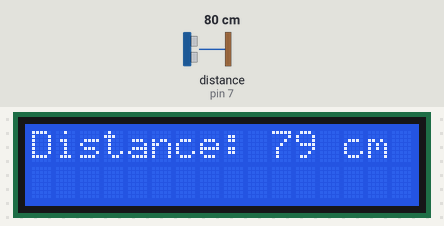
The sketch below on a simulated Arduino Uno, built with avr-gcc and run on an emulated ATmega328P. On the bench: 16×2 character LCD. Wiring (inferred from the names in the program): ultrasonic range finder: trigger pin 6; echo pin 7. The test bench sets the inputs (shaded band); at power-on: distance to the obstacle (sensor on pin 7) 80 cm. The echo pulse lasts 58.3 µs per cm.

Above: at 1.2 s.
1.3 s: distance to the obstacle (sensor on pin 7) set to 120 cm
At 1.9 s:
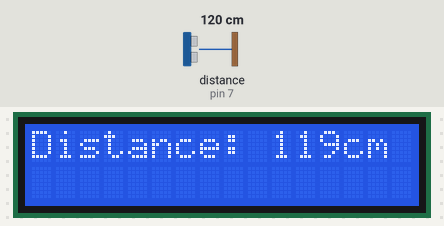
2.8 s: distance to the obstacle (sensor on pin 7) set to 4 cm
At 3.5 s:
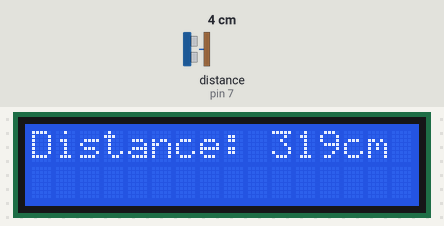
4.3 s: distance to the obstacle (sensor on pin 7) set to 9 cm
At 5.7 s:
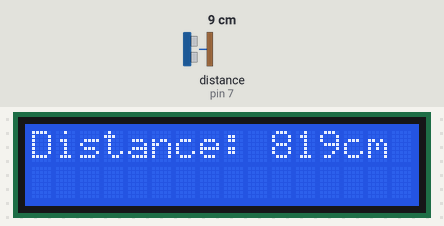
Timing chart, 0 to 7.3 s (numbered marks = the images above; inputs shaded):
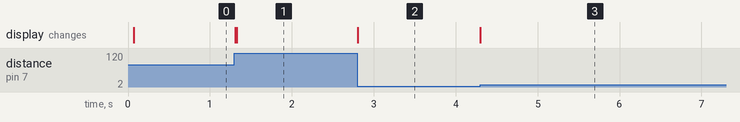

Measured:
- after the input at 1.3 s, the display: changes at once (image 1)
- after the input at 2.8 s, the display: changes at once (image 2)
- after the input at 4.3 s, the display: changes at once (image 3)

The sketch:

25th_Arduino_Project.ino
```cpp
#include <LiquidCrystal.h>
LiquidCrystal lcd{12, 11 ,5, 4, 3, 2};
#define trigPin 6
int echoPin = 7;

void setup(){
  lcd.begin(16,2);
  pinMode(trigPin, OUTPUT);
  pinMode(echoPin, INPUT);
  lcd.print("Distance:");
  lcd.setCursor(13,0);
  lcd.print("cm");

}
void loop(){
  long distance, duration;


  digitalWrite(trigPin, LOW);
  delayMicroseconds(2);
  digitalWrite(trigPin, HIGH);
  delayMicroseconds(10);
  digitalWrite(trigPin, LOW);

  duration = pulseIn(echoPin, HIGH);
  distance = (duration/2)/29.1;

  lcd.setCursor(10,0);
  lcd.print(distance);
}
```
